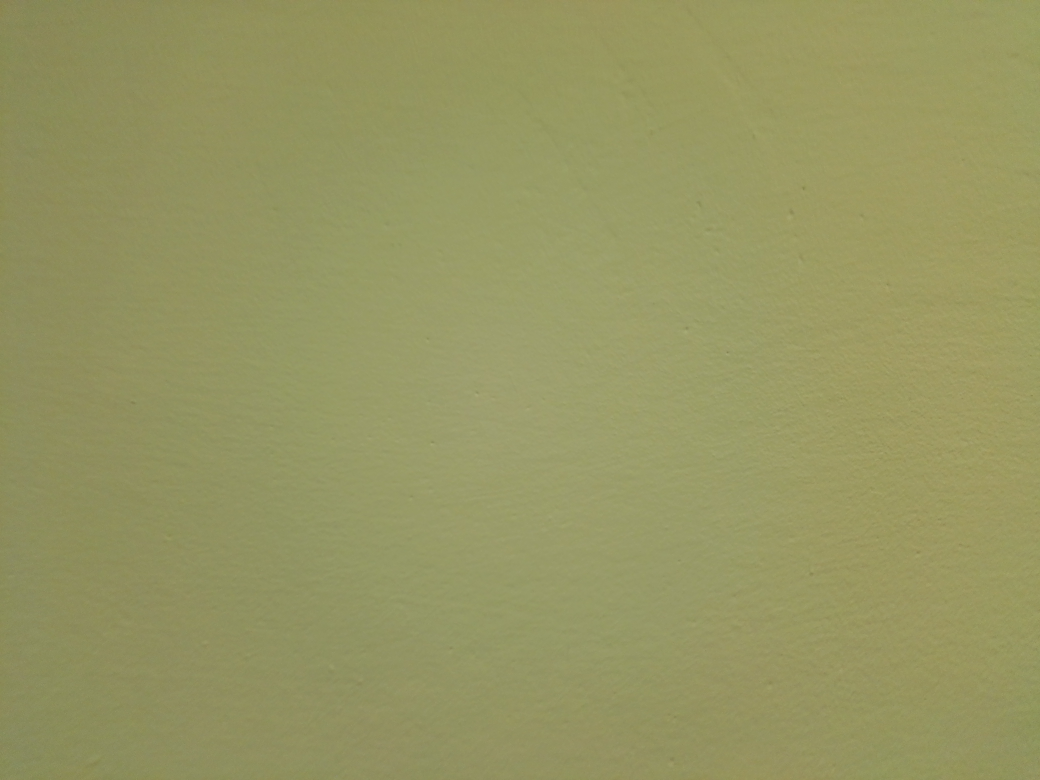
#> input picture tp2/Dataset_Lab2/A02_train/A02_SDR_FLAT_001.jpg, 4160 x 3120 px (shown at 1/4 size); the run also reads 1 picture not shown here
$ jupyter execute --allow-errors assignment2_DenisFedosov_DF.ipynb
#> lines starting #> are read from the running program, lines starting #| are printed output that depends on the picture
#> `image = io.imread(f"Dataset_Lab2/{dataset}_train/{dataset}_SDR_FLAT_{i..`:
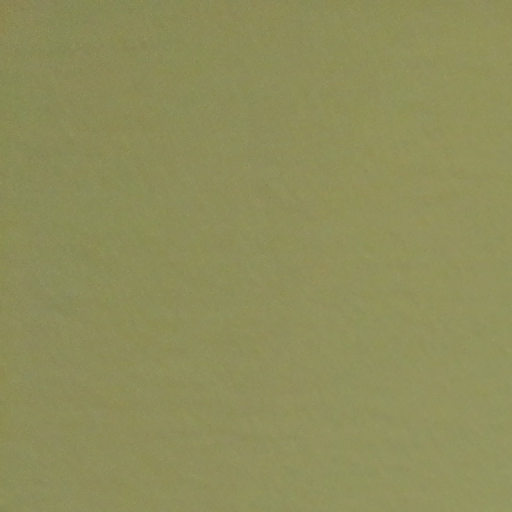
#> image: shape (1024, 1024, 3) (shown at 1/2 size); mean R, G, B 142.3, 141.9, 90.8
#> `grayscale = color.rgb2gray(image)`:
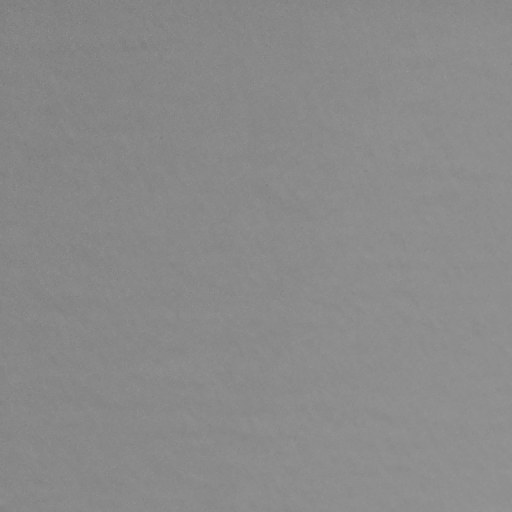
#> grayscale: shape (1024, 1024) float64 (shown at 1/2 size); min 0.443, max 0.615, mean 0.542
[cell 1]
import numpy as np
import matplotlib.pyplot as plt
from skimage import io, color, img_as_float, restoration

# Step 1

[cell 2]
K_hat = {} # Save the results
#> (the rest of this cell did not finish here and is left out)

# Step 2

[cell 3]
datasets = ['A02', 'A07', 'I03']
#> datasets = ['A02', 'A07', 'I03']
#> (the rest of this cell did not finish here and is left out)
